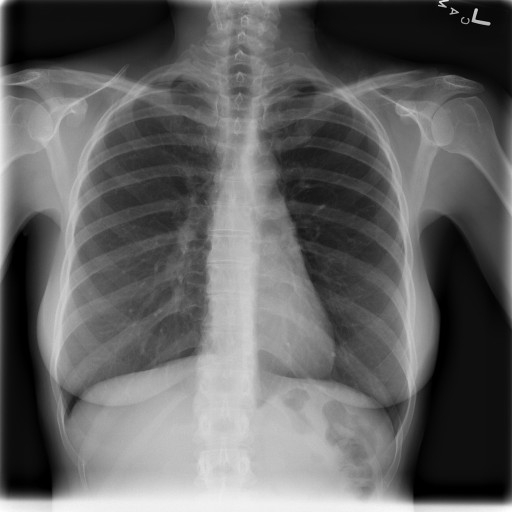
#> input picture notebook/jupyter/bio/chest_xray_1.png, 1024 x 1024 px (shown at 1/2 size)
$ jupyter execute --allow-errors healthcareAI.ipynb   (shell and % lines are left out)
#> lines starting #> are read from the running program, lines starting #| are printed output that depends on the picture
# 2D Medical Imaging Data Analysis

CAD (Computed-Aided Detection) and CADx (Computer Aided Diagnosis)

Academics, particularly computer & data scientists, have been developing algorithms to analyze medical images for a long time. The major <span style="color:orange"><b>stakeholders</b></span> in the space are:

- Clinical stakeholders: radiologists, primary care physicians, ER doctors, patients
- Industry stakeholders: healthcare companies (e.g. Watson Health), medical device companies (e.g. Butterfly, Siemens)
- Regulatory stakeholders: FDA

Project goal:
- Distill data that are useful for training algorithms to detect pneumonia from a giant set of chest x-ray images taken from actual patients.
- Build a CNN model to detect the presence or absence of pneumonia.
- Build wrappers that read medical images from their real-world clinical formats (DICOM).
- Write up a documentation & validation plan of your algorithm for FDA 510(k) submission.

Main clinical imaging tools:

- X-Rays - 2D <br>
X-ray is the most common type of 2D imaging tool down at the body from a single direction to capture a single image. These are relatively cheap to acquire by imaging standards, but the downside is that they emit radiation and don’t offer too much detail at the organ-level. They allow us to see major structures like bone, lungs, and heart, and they’re safe to use for people who have metal in their bodies.<br><br>
This technique uses a machine to emit x-rays, which are absorbed differently by different tissues in the body. Bone has high absorption and therefore appears bright white. Soft tissues like the heart and diaphragm absorb a medium amount and appear gray. Air does not absorb any x-rays and thus appears black.<br>
We usually think of x-rays to look for fractures/broken bones, but two of their other most common use cases are for assessing abnormalities in the lungs, and for assessing breast tissue (mammograms).

- Computed Tomography (CT) - 3D <br>
CT uses x-ray, but they emit x-rays from many different angles around the human body to capture more detail from more different angles. They are more expensive, but they allow us to see more details about organs and soft tissues in the body. Most hospitals in the US have a CT scanner in them.

- Magnetic Resonance Imaging (MRI) - 3D <br>
MRI uses strong magnetic fields and radio waves to create images of areas of the body from all different angles. It allows us to assess even more details about the human body. This type of imaging is particularly useful for studying the human brain. Although it is safer in that it does not emit radiation, MRI is not safe for people with metal in their bodies. Not all hospitals in the US have MRI scanners and it is a very expensive imaging tool.

- Ultrasound - 2D <br>
It utilizes high-frequency sound waves beyond the audible limit of human hearing to generate images. Ultrasound waves travel through soft tissues or fluids and bounce back when it hits dense tissues. More waves bounce back if the tissue is denser. The waves that bounce back are captured to generate images. Ultrasound is very safe and commonly used during pregnancy.

- Microscopy - 2D <br>
Microscopy refers to physical slides of biological material taken from a patient that can be viewed at the cell-level through a microscope. These slides often have a stain applied to them that causes different cell structures to appear in different colors. These stains help pathologists tell the difference between cell structures.

- Fundal Imaging - 2D <br>
The fundus of the eye is the interior surface of the eye, and images can be taken of it to diagnose diabetic retinopathy. In this condition, blood vessels at the back of the eye become damaged, so fundal imaging particularly looks at the integrity of the tiny vessels in the eye.

2D vs. 3D:
- Out of these different imaging tools, x-ray is the only 2D imaging tool.

- 2D imaging takes the picture from a single angle, and everything that is visible to the device at that angle will appear in the picture. You do not see overlapping structures in the 2D image.

- 3D imaging takes lots of pictures from lots of angles to create a volume of images. You can see structures that are behind one another. The final 3D image is actually a set of 2D images that represent different slices through the body. So, in any single slice or 2D image, you can’t see the whole part but if you scroll through the slices, you will view the volume of that body part.

Differences in the imaging techniques
- Since fundal images and microscopy images are not acquired with a digital machine, they are not inherently digital like x-rays are. As a result, an additional step of digitizing these images is required before applying AI. Once microscopy and fundal images are digitized, much of the AI principals can be applied to them the same way that they can be applied to x-ray images.

- The second difference is that X-ray images are stored as single-channel grayscale images, while microscopy and fundal images are stored as red-green-blue (RGB) three-channel images.

- Another major difference is that x-rays are stored in the DICOM format, which is the standard file format for medical imaging data, while this does not apply to microscopy and fundal images. We will cover more on this later.

Clinicians Involved in Medical Imaging
- Radiologist<br>
The primary reader of medical imaging data is a type of clinician called a radiologist. These clinicians read all types of 2D and 3D images from all areas of the body. Their role in the clinical workflow is to read imaging studies and write interpretations of the images that can then be understood by other clinicians who are not experts in imaging.

- Diagnosing Clinician<br>
After the radiologist reads an imaging study, their radiology report is sent to the patient's diagnosing clinician. This clinician could be an emergency room doctor, primary care physician (PCP), or any other type of specialist. While the radiologist's report may have diagnostic information in it, the final diagnosis always comes from the diagnosing clinician who takes the radiologist's report into account alongside other information: the patient's medical history, lab results, and current symptoms. So, medical imaging plays a critical, but only a partial role in the diagnostic process.

- Pathologists<br>
Pathologists are a type of clinician who work primarily in laboratories. While radiologists are the primary readers of x-rays, CT, and MRI studies, pathologists are the primary readers of microscopy studies. It is their job to interpret findings from all different types of cell-level samples taken from patients such as tumor biopsies and blood smears.

[cell 1]
import matplotlib.pyplot as plt
from skimage.io import imread, imshow
import numpy as np
import pandas as pd

[cell 2]
chest_xray_1 = imread('bio/chest_xray_1.png')
#> chest_xray_1 is the input picture: shape (1024, 1024); min 0, max 255, mean 98.5
imshow(chest_xray_1)

[cell 3]
# [10 lines of commented-out code are left out]

lung_x = [210,265]
lung_y = [380,430]

heart_x = [515,600]
heart_y = [600,650]

bone_x = [420,480]
bone_y = [720,755]

plt.figure(figsize=(15,5))
plt.hist(chest_xray_1[bone_y[0]:bone_y[1],bone_x[0]:bone_x[1]].ravel(), bins = 256,color='green')
plt.hist(chest_xray_1[lung_y[0]:lung_y[1],lung_x[0]:lung_x[1]].ravel(),bins =256,color='blue')
plt.hist(chest_xray_1[heart_y[0]:heart_y[1],heart_x[0]:heart_x[1]].ravel(),bins=256,color='red')
plt.legend(['Bone','Lungs','Heart'])
plt.show()
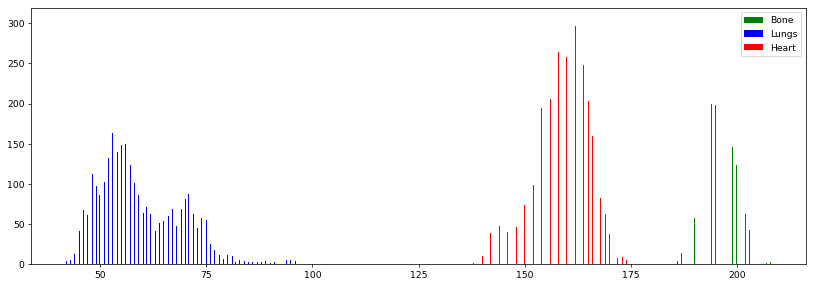
#> figure drawn by matplotlib, 1 panel; tallest bar 224 high, from x = 196 to 196.1; tallest bar 163 high, from x = 52.83 to 53.06; tallest bar 304 high, from x = 159 to 159.1

[cell 4]
chest_xray_3 = imread('bio/chest_xray_3.png')
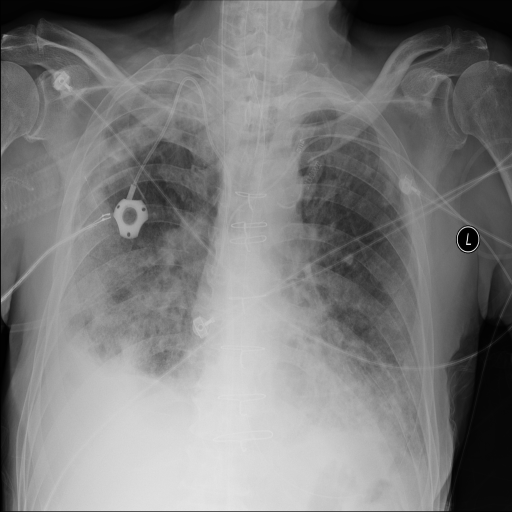
#> input picture notebook/jupyter/bio/chest_xray_3.png, 1024 x 1024 px (shown at 1/2 size)
#> chest_xray_3 is the input picture: shape (1024, 1024); min 0, max 255, mean 123.8
imshow(chest_xray_3)

[cell 5]
# [8 lines of commented-out code are left out]

lung_x = [690,760]
lung_y = [500,560]

heart_x = [550,615]
heart_y = [750,800]

bone_x = [430,480]
bone_y = [770,810]

plt.figure(figsize=(15,5))
plt.hist(chest_xray_3[bone_y[0]:bone_y[1],bone_x[0]:bone_x[1]].ravel(), bins = 256,color='green')
plt.hist(chest_xray_3[lung_y[0]:lung_y[1],lung_x[0]:lung_x[1]].ravel(),bins =256,color='blue')
plt.hist(chest_xray_3[heart_y[0]:heart_y[1],heart_x[0]:heart_x[1]].ravel(),bins=256,color='red')
plt.legend(['Bone','Lungs','Heart'])
plt.show()
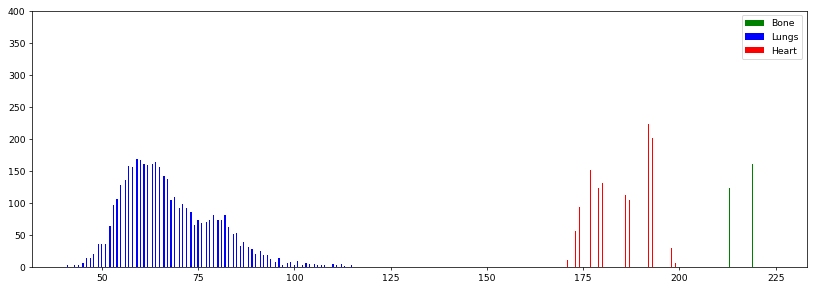
#> figure drawn by matplotlib, 1 panel; tallest bar 381 high, from x = 216 to 216; tallest bar 169 high, from x = 58.98 to 59.28; tallest bar 224 high, from x = 191.9 to 192

[cell 6]
mammo_left = imread('bio/mammo_left.pgm')
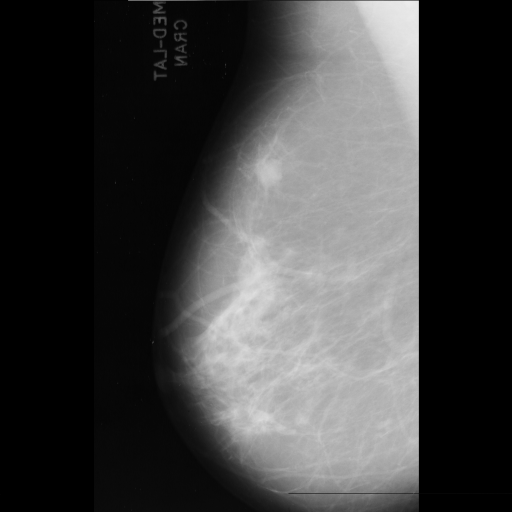
#> input picture notebook/jupyter/bio/mammo_left.pgm, 1024 x 1024 px (shown at 1/2 size)
#> mammo_left is the input picture: shape (1024, 1024); min 0, max 236, mean 64.9
mammo_right = imread('bio/mammo_right.pgm')
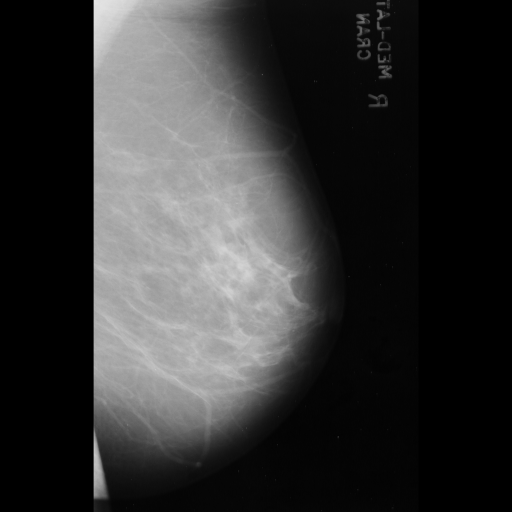
#> input picture notebook/jupyter/bio/mammo_right.pgm, 1024 x 1024 px (shown at 1/2 size)
#> mammo_right is the input picture: shape (1024, 1024); min 0, max 231, mean 51.5

[cell 7]
fig = plt.figure()
fig.add_subplot(1,2, 1)
plt.imshow(mammo_left)
fig.add_subplot(1,2, 2)
plt.imshow(mammo_right)
plt.show(block=True)

[cell 8]
# tumor_x = [360,600]
# tumor_y = [280,900]
tumor_x = [480,580]
tumor_y = [310,380]
# normal_x = [380,630]
# normal_y = [270,770]
normal_x = [440,500]
normal_y = [300,360]

plt.figure(figsize=(15,5))
plt.hist(mammo_left[tumor_y[0]:tumor_y[1],tumor_x[0]:tumor_x[1]].ravel(), bins = 256,color='red')
plt.hist(mammo_right[normal_y[0]:normal_y[1],normal_x[0]:normal_x[1]].ravel(),bins =256,color='blue')
plt.legend(['Tumor','Normal Tissue'])
plt.xlabel('intensity')
plt.ylabel('number of pixels')
plt.show()
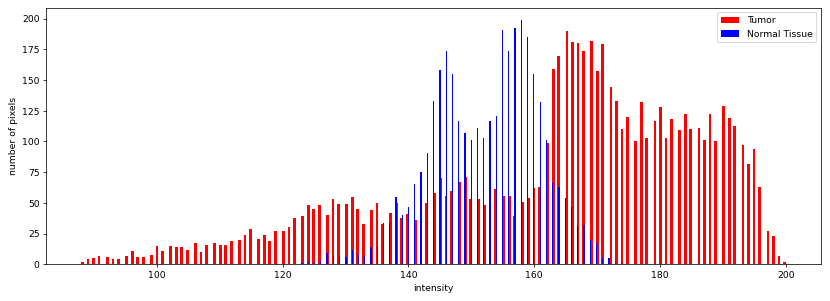
#> figure drawn by matplotlib, 1 panel; tallest bar 190 high, from x = 165 to 165.4; tallest bar 199 high, from x = 157.9 to 158.1
